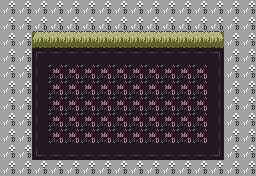

This game map was drawn from its Tiled (.tmx) file and the tilesets committed beside it. A one-line description and the full map source follow:
An orthogonal 16x11 tile map with 16x16 px tiles, 26 tile layers (Base, Attributes, Base, Attributes, ...), 4 tilesets.

<map version="1.10" tiledversion="1.11.0" orientation="orthogonal" renderorder="right-down" width="16" height="11" tilewidth="16" tileheight="16" infinite="0" nextlayerid="39" nextobjectid="1">
 <properties>
  <property name="category" value="exterior" />
  <property name="dark" type="bool" value="false" />
  <property name="exit_east" type="bool" value="true" />
  <property name="exit_north" type="bool" value="true" />
  <property name="exit_south" type="bool" value="true" />
  <property name="exit_west" type="bool" value="true" />
  <property name="room_obj_palette" value="sprite_palette_overworld" />
  <property name="room_palette" value="grassy_palette" />
 </properties>
 <tileset firstgid="1" source="../MapTiles.tsx" />
 <tileset firstgid="257" source="../DiscoFloorTiles.tsx" />
 <tileset firstgid="321" source="../Attributes.tsx" />
 <tileset firstgid="325" source="../TechnicalTiles.tsx" />
 <layer id="1" name="Base" width="16" height="11">
  <data encoding="csv">
343,343,343,343,343,343,343,343,343,343,343,343,343,343,343,343,
343,343,342,342,342,342,342,342,342,342,342,342,342,342,343,343,
343,343,177,178,178,178,178,178,178,178,178,178,178,179,343,343,
343,343,258,259,259,259,259,259,259,259,259,259,259,260,343,343,
343,343,266,326,326,326,326,326,326,326,326,326,326,268,343,343,
343,343,266,326,326,326,326,326,326,326,326,326,326,268,343,343,
343,343,266,326,326,326,326,326,326,326,326,326,326,268,343,343,
343,343,266,326,326,326,326,326,326,326,326,326,326,268,343,343,
343,343,266,326,326,326,326,326,326,326,326,326,326,268,343,343,
343,343,274,275,275,275,275,275,275,275,275,275,275,276,343,343,
343,343,343,343,343,343,343,343,343,343,343,343,343,343,343,343
</data>
 </layer>
 <layer id="2" name="Attributes" width="16" height="11" opacity="0.2">
  <data encoding="csv">
0,0,0,0,0,0,0,0,0,0,0,0,0,0,0,0,
0,0,0,0,0,0,0,0,0,0,0,0,0,0,0,0,
0,0,323,323,323,323,323,323,323,323,323,323,323,323,0,0,
0,0,0,0,0,0,0,0,0,0,0,0,0,0,0,0,
0,0,0,0,0,0,0,0,0,0,0,0,0,0,0,0,
0,0,0,0,0,0,0,0,0,0,0,0,0,0,0,0,
0,0,0,0,0,0,0,0,0,0,0,0,0,0,0,0,
0,0,0,0,0,0,0,0,0,0,0,0,0,0,0,0,
0,0,0,0,0,0,0,0,0,0,0,0,0,0,0,0,
0,0,0,0,0,0,0,0,0,0,0,0,0,0,0,0,
0,0,0,0,0,0,0,0,0,0,0,0,0,0,0,0
</data>
 </layer>
 <group id="36" name="Overlay: Interior - West" class="overlay">
  <properties>
   <property name="adjacent_challenge" type="bool" value="false" />
   <property name="adjacent_exterior" type="bool" value="false" />
   <property name="adjacent_interior" type="bool" value="true" />
   <property name="adjacent_shop" type="bool" value="false" />
   <property name="direction" value="west" />
  </properties>
  <layer id="37" name="Base" width="16" height="11">
   <data encoding="csv">
0,0,0,0,0,0,0,0,0,0,0,0,0,0,0,0,
0,0,0,0,0,0,0,0,0,0,0,0,0,0,0,0,
0,0,0,0,0,0,0,0,0,0,0,0,0,0,0,0,
0,0,0,0,0,0,0,0,0,0,0,0,0,0,0,0,
0,0,0,0,0,0,0,0,0,0,0,0,0,0,0,0,
0,0,0,0,0,0,0,0,0,0,0,0,0,0,0,0,
0,0,0,0,0,0,0,0,0,0,0,0,0,0,0,0,
0,0,0,0,0,0,0,0,0,0,0,0,0,0,0,0,
0,0,0,0,0,0,0,0,0,0,0,0,0,0,0,0,
0,0,0,0,0,0,0,0,0,0,0,0,0,0,0,0,
0,0,0,0,0,0,0,0,0,0,0,0,0,0,0,0
</data>
  </layer>
  <layer id="38" name="Attributes" width="16" height="11" opacity="0.18">
   <data encoding="csv">
0,0,0,0,0,0,0,0,0,0,0,0,0,0,0,0,
0,0,0,0,0,0,0,0,0,0,0,0,0,0,0,0,
0,0,0,0,0,0,0,0,0,0,0,0,0,0,0,0,
0,0,0,0,0,0,0,0,0,0,0,0,0,0,0,0,
0,0,0,0,0,0,0,0,0,0,0,0,0,0,0,0,
0,0,0,0,0,0,0,0,0,0,0,0,0,0,0,0,
0,0,0,0,0,0,0,0,0,0,0,0,0,0,0,0,
0,0,0,0,0,0,0,0,0,0,0,0,0,0,0,0,
0,0,0,0,0,0,0,0,0,0,0,0,0,0,0,0,
0,0,0,0,0,0,0,0,0,0,0,0,0,0,0,0,
0,0,0,0,0,0,0,0,0,0,0,0,0,0,0,0
</data>
  </layer>
 </group>
 <group id="13" name="Overlay: Exterior - West" class="overlay">
  <properties>
   <property name="adjacent_challenge" type="bool" value="false" />
   <property name="adjacent_exterior" type="bool" value="true" />
   <property name="adjacent_interior" type="bool" value="false" />
   <property name="adjacent_shop" type="bool" value="false" />
   <property name="direction" value="west" />
  </properties>
  <layer id="6" name="Base" width="16" height="11">
   <data encoding="csv">
0,0,0,0,0,0,0,0,0,0,0,0,0,0,0,0,
0,0,0,0,0,0,0,0,0,0,0,0,0,0,0,0,
0,0,0,0,0,0,0,0,0,0,0,0,0,0,0,0,
0,0,0,0,0,0,0,0,0,0,0,0,0,0,0,0,
0,0,0,0,0,0,0,0,0,0,0,0,0,0,0,0,
0,0,0,0,0,0,0,0,0,0,0,0,0,0,0,0,
0,0,0,0,0,0,0,0,0,0,0,0,0,0,0,0,
0,0,0,0,0,0,0,0,0,0,0,0,0,0,0,0,
0,0,0,0,0,0,0,0,0,0,0,0,0,0,0,0,
0,0,0,0,0,0,0,0,0,0,0,0,0,0,0,0,
0,0,0,0,0,0,0,0,0,0,0,0,0,0,0,0
</data>
  </layer>
  <layer id="14" name="Attributes" width="16" height="11" opacity="0.18">
   <data encoding="csv">
0,0,0,0,0,0,0,0,0,0,0,0,0,0,0,0,
0,0,0,0,0,0,0,0,0,0,0,0,0,0,0,0,
0,0,0,0,0,0,0,0,0,0,0,0,0,0,0,0,
0,0,0,0,0,0,0,0,0,0,0,0,0,0,0,0,
0,0,0,0,0,0,0,0,0,0,0,0,0,0,0,0,
0,0,0,0,0,0,0,0,0,0,0,0,0,0,0,0,
0,0,0,0,0,0,0,0,0,0,0,0,0,0,0,0,
0,0,0,0,0,0,0,0,0,0,0,0,0,0,0,0,
0,0,0,0,0,0,0,0,0,0,0,0,0,0,0,0,
0,0,0,0,0,0,0,0,0,0,0,0,0,0,0,0,
0,0,0,0,0,0,0,0,0,0,0,0,0,0,0,0
</data>
  </layer>
 </group>
 <group id="18" name="Overlay: Challenge - West" class="overlay">
  <properties>
   <property name="adjacent_challenge" type="bool" value="true" />
   <property name="adjacent_exterior" type="bool" value="false" />
   <property name="adjacent_interior" type="bool" value="false" />
   <property name="adjacent_shop" type="bool" value="false" />
   <property name="direction" value="west" />
  </properties>
  <layer id="25" name="Base" width="16" height="11">
   <data encoding="csv">
0,0,0,0,0,0,0,0,0,0,0,0,0,0,0,0,
0,0,0,0,0,0,0,0,0,0,0,0,0,0,0,0,
0,0,0,0,0,0,0,0,0,0,0,0,0,0,0,0,
0,0,0,0,0,0,0,0,0,0,0,0,0,0,0,0,
0,0,0,0,0,0,0,0,0,0,0,0,0,0,0,0,
0,0,0,0,0,0,0,0,0,0,0,0,0,0,0,0,
0,0,0,0,0,0,0,0,0,0,0,0,0,0,0,0,
0,0,0,0,0,0,0,0,0,0,0,0,0,0,0,0,
0,0,0,0,0,0,0,0,0,0,0,0,0,0,0,0,
0,0,0,0,0,0,0,0,0,0,0,0,0,0,0,0,
0,0,0,0,0,0,0,0,0,0,0,0,0,0,0,0
</data>
  </layer>
  <layer id="26" name="Attributes" width="16" height="11" opacity="0.14">
   <data encoding="csv">
0,0,0,0,0,0,0,0,0,0,0,0,0,0,0,0,
0,0,0,0,0,0,0,0,0,0,0,0,0,0,0,0,
0,0,0,0,0,0,0,0,0,0,0,0,0,0,0,0,
0,0,0,0,0,0,0,0,0,0,0,0,0,0,0,0,
0,0,0,0,0,0,0,0,0,0,0,0,0,0,0,0,
0,0,0,0,0,0,0,0,0,0,0,0,0,0,0,0,
0,0,0,0,0,0,0,0,0,0,0,0,0,0,0,0,
0,0,0,0,0,0,0,0,0,0,0,0,0,0,0,0,
0,0,0,0,0,0,0,0,0,0,0,0,0,0,0,0,
0,0,0,0,0,0,0,0,0,0,0,0,0,0,0,0,
0,0,0,0,0,0,0,0,0,0,0,0,0,0,0,0
</data>
  </layer>
 </group>
 <group id="33" name="Overlay: Interior - South" class="overlay">
  <properties>
   <property name="adjacent_challenge" type="bool" value="false" />
   <property name="adjacent_exterior" type="bool" value="false" />
   <property name="adjacent_interior" type="bool" value="true" />
   <property name="adjacent_shop" type="bool" value="false" />
   <property name="direction" value="south" />
  </properties>
  <layer id="34" name="Base" width="16" height="11">
   <data encoding="csv">
0,0,0,0,0,0,0,0,0,0,0,0,0,0,0,0,
0,0,0,0,0,0,0,0,0,0,0,0,0,0,0,0,
0,0,0,0,0,0,0,0,0,0,0,0,0,0,0,0,
0,0,0,0,0,0,0,0,0,0,0,0,0,0,0,0,
0,0,0,0,0,0,0,0,0,0,0,0,0,0,0,0,
0,0,0,0,0,0,0,0,0,0,0,0,0,0,0,0,
0,0,0,0,0,0,0,0,0,0,0,0,0,0,0,0,
0,0,0,0,0,0,0,0,0,0,0,0,0,0,0,0,
0,0,0,0,0,0,0,0,0,0,0,0,0,0,0,0,
0,0,0,0,0,0,0,0,0,0,0,0,0,0,0,0,
0,0,0,0,0,0,0,0,0,0,0,0,0,0,0,0
</data>
  </layer>
  <layer id="35" name="Attributes" width="16" height="11" opacity="0.13">
   <data encoding="csv">
0,0,0,0,0,0,0,0,0,0,0,0,0,0,0,0,
0,0,0,0,0,0,0,0,0,0,0,0,0,0,0,0,
0,0,0,0,0,0,0,0,0,0,0,0,0,0,0,0,
0,0,0,0,0,0,0,0,0,0,0,0,0,0,0,0,
0,0,0,0,0,0,0,0,0,0,0,0,0,0,0,0,
0,0,0,0,0,0,0,0,0,0,0,0,0,0,0,0,
0,0,0,0,0,0,0,0,0,0,0,0,0,0,0,0,
0,0,0,0,0,0,0,0,0,0,0,0,0,0,0,0,
0,0,0,0,0,0,0,0,0,0,0,0,0,0,0,0,
0,0,0,0,0,0,0,0,0,0,0,0,0,0,0,0,
0,0,0,0,0,0,0,0,0,0,0,0,0,0,0,0
</data>
  </layer>
 </group>
 <group id="11" name="Overlay: Exterior - South" class="overlay">
  <properties>
   <property name="adjacent_challenge" type="bool" value="false" />
   <property name="adjacent_exterior" type="bool" value="true" />
   <property name="adjacent_interior" type="bool" value="false" />
   <property name="adjacent_shop" type="bool" value="false" />
   <property name="direction" value="south" />
  </properties>
  <layer id="5" name="Base" width="16" height="11">
   <data encoding="csv">
0,0,0,0,0,0,0,0,0,0,0,0,0,0,0,0,
0,0,0,0,0,0,0,0,0,0,0,0,0,0,0,0,
0,0,0,0,0,0,0,0,0,0,0,0,0,0,0,0,
0,0,0,0,0,0,0,0,0,0,0,0,0,0,0,0,
0,0,0,0,0,0,0,0,0,0,0,0,0,0,0,0,
0,0,0,0,0,0,0,0,0,0,0,0,0,0,0,0,
0,0,0,0,0,0,0,0,0,0,0,0,0,0,0,0,
0,0,0,0,0,0,0,0,0,0,0,0,0,0,0,0,
0,0,0,0,0,0,0,0,0,0,0,0,0,0,0,0,
0,0,0,0,0,0,0,0,0,0,0,0,0,0,0,0,
0,0,0,0,0,0,0,0,0,0,0,0,0,0,0,0
</data>
  </layer>
  <layer id="12" name="Attributes" width="16" height="11" opacity="0.13">
   <data encoding="csv">
0,0,0,0,0,0,0,0,0,0,0,0,0,0,0,0,
0,0,0,0,0,0,0,0,0,0,0,0,0,0,0,0,
0,0,0,0,0,0,0,0,0,0,0,0,0,0,0,0,
0,0,0,0,0,0,0,0,0,0,0,0,0,0,0,0,
0,0,0,0,0,0,0,0,0,0,0,0,0,0,0,0,
0,0,0,0,0,0,0,0,0,0,0,0,0,0,0,0,
0,0,0,0,0,0,0,0,0,0,0,0,0,0,0,0,
0,0,0,0,0,0,0,0,0,0,0,0,0,0,0,0,
0,0,0,0,0,0,0,0,0,0,0,0,0,0,0,0,
0,0,0,0,0,0,0,0,0,0,0,0,0,0,0,0,
0,0,0,0,0,0,0,0,0,0,0,0,0,0,0,0
</data>
  </layer>
 </group>
 <group id="17" name="Overlay: Challenge - South" class="overlay">
  <properties>
   <property name="adjacent_challenge" type="bool" value="true" />
   <property name="adjacent_exterior" type="bool" value="false" />
   <property name="adjacent_interior" type="bool" value="false" />
   <property name="adjacent_shop" type="bool" value="false" />
   <property name="direction" value="south" />
  </properties>
  <layer id="23" name="Base" width="16" height="11">
   <data encoding="csv">
0,0,0,0,0,0,0,0,0,0,0,0,0,0,0,0,
0,0,0,0,0,0,0,0,0,0,0,0,0,0,0,0,
0,0,0,0,0,0,0,0,0,0,0,0,0,0,0,0,
0,0,0,0,0,0,0,0,0,0,0,0,0,0,0,0,
0,0,0,0,0,0,0,0,0,0,0,0,0,0,0,0,
0,0,0,0,0,0,0,0,0,0,0,0,0,0,0,0,
0,0,0,0,0,0,0,0,0,0,0,0,0,0,0,0,
0,0,0,0,0,0,0,0,0,0,0,0,0,0,0,0,
0,0,0,0,0,0,0,0,0,0,0,0,0,0,0,0,
0,0,0,0,0,0,0,0,0,0,0,0,0,0,0,0,
0,0,0,0,0,0,0,0,0,0,0,0,0,0,0,0
</data>
  </layer>
  <layer id="24" name="Attributes" width="16" height="11">
   <data encoding="csv">
0,0,0,0,0,0,0,0,0,0,0,0,0,0,0,0,
0,0,0,0,0,0,0,0,0,0,0,0,0,0,0,0,
0,0,0,0,0,0,0,0,0,0,0,0,0,0,0,0,
0,0,0,0,0,0,0,0,0,0,0,0,0,0,0,0,
0,0,0,0,0,0,0,0,0,0,0,0,0,0,0,0,
0,0,0,0,0,0,0,0,0,0,0,0,0,0,0,0,
0,0,0,0,0,0,0,0,0,0,0,0,0,0,0,0,
0,0,0,0,0,0,0,0,0,0,0,0,0,0,0,0,
0,0,0,0,0,0,0,0,0,0,0,0,0,0,0,0,
0,0,0,0,0,0,0,0,0,0,0,0,0,0,0,0,
0,0,0,0,0,0,0,0,0,0,0,0,0,0,0,0
</data>
  </layer>
 </group>
 <group id="30" name="Overlay: Interior - East" class="overlay">
  <properties>
   <property name="adjacent_challenge" type="bool" value="false" />
   <property name="adjacent_exterior" type="bool" value="false" />
   <property name="adjacent_interior" type="bool" value="true" />
   <property name="adjacent_shop" type="bool" value="false" />
   <property name="direction" value="east" />
  </properties>
  <layer id="31" name="Base" width="16" height="11">
   <data encoding="csv">
0,0,0,0,0,0,0,0,0,0,0,0,0,0,0,0,
0,0,0,0,0,0,0,0,0,0,0,0,0,0,0,0,
0,0,0,0,0,0,0,0,0,0,0,0,0,0,0,0,
0,0,0,0,0,0,0,0,0,0,0,0,0,0,0,0,
0,0,0,0,0,0,0,0,0,0,0,0,0,0,0,0,
0,0,0,0,0,0,0,0,0,0,0,0,0,0,0,0,
0,0,0,0,0,0,0,0,0,0,0,0,0,0,0,0,
0,0,0,0,0,0,0,0,0,0,0,0,0,0,0,0,
0,0,0,0,0,0,0,0,0,0,0,0,0,0,0,0,
0,0,0,0,0,0,0,0,0,0,0,0,0,0,0,0,
0,0,0,0,0,0,0,0,0,0,0,0,0,0,0,0
</data>
  </layer>
  <layer id="32" name="Attributes" width="16" height="11" opacity="0.2">
   <data encoding="csv">
0,0,0,0,0,0,0,0,0,0,0,0,0,0,0,0,
0,0,0,0,0,0,0,0,0,0,0,0,0,0,0,0,
0,0,0,0,0,0,0,0,0,0,0,0,0,0,0,0,
0,0,0,0,0,0,0,0,0,0,0,0,0,0,0,0,
0,0,0,0,0,0,0,0,0,0,0,0,0,0,0,0,
0,0,0,0,0,0,0,0,0,0,0,0,0,0,0,0,
0,0,0,0,0,0,0,0,0,0,0,0,0,0,0,0,
0,0,0,0,0,0,0,0,0,0,0,0,0,0,0,0,
0,0,0,0,0,0,0,0,0,0,0,0,0,0,0,0,
0,0,0,0,0,0,0,0,0,0,0,0,0,0,0,0,
0,0,0,0,0,0,0,0,0,0,0,0,0,0,0,0
</data>
  </layer>
 </group>
 <group id="9" name="Overlay: Exterior - East" class="overlay">
  <properties>
   <property name="adjacent_challenge" type="bool" value="false" />
   <property name="adjacent_exterior" type="bool" value="true" />
   <property name="adjacent_interior" type="bool" value="false" />
   <property name="adjacent_shop" type="bool" value="false" />
   <property name="direction" value="east" />
  </properties>
  <layer id="4" name="Base" width="16" height="11">
   <data encoding="csv">
0,0,0,0,0,0,0,0,0,0,0,0,0,0,0,0,
0,0,0,0,0,0,0,0,0,0,0,0,0,0,0,0,
0,0,0,0,0,0,0,0,0,0,0,0,0,0,0,0,
0,0,0,0,0,0,0,0,0,0,0,0,0,0,0,0,
0,0,0,0,0,0,0,0,0,0,0,0,0,0,0,0,
0,0,0,0,0,0,0,0,0,0,0,0,0,0,0,0,
0,0,0,0,0,0,0,0,0,0,0,0,0,0,0,0,
0,0,0,0,0,0,0,0,0,0,0,0,0,0,0,0,
0,0,0,0,0,0,0,0,0,0,0,0,0,0,0,0,
0,0,0,0,0,0,0,0,0,0,0,0,0,0,0,0,
0,0,0,0,0,0,0,0,0,0,0,0,0,0,0,0
</data>
  </layer>
  <layer id="10" name="Attributes" width="16" height="11" opacity="0.2">
   <data encoding="csv">
0,0,0,0,0,0,0,0,0,0,0,0,0,0,0,0,
0,0,0,0,0,0,0,0,0,0,0,0,0,0,0,0,
0,0,0,0,0,0,0,0,0,0,0,0,0,0,0,0,
0,0,0,0,0,0,0,0,0,0,0,0,0,0,0,0,
0,0,0,0,0,0,0,0,0,0,0,0,0,0,0,0,
0,0,0,0,0,0,0,0,0,0,0,0,0,0,0,0,
0,0,0,0,0,0,0,0,0,0,0,0,0,0,0,0,
0,0,0,0,0,0,0,0,0,0,0,0,0,0,0,0,
0,0,0,0,0,0,0,0,0,0,0,0,0,0,0,0,
0,0,0,0,0,0,0,0,0,0,0,0,0,0,0,0,
0,0,0,0,0,0,0,0,0,0,0,0,0,0,0,0
</data>
  </layer>
 </group>
 <group id="16" name="Overlay: Challenge - East" class="overlay">
  <properties>
   <property name="adjacent_challenge" type="bool" value="true" />
   <property name="adjacent_exterior" type="bool" value="false" />
   <property name="adjacent_interior" type="bool" value="false" />
   <property name="adjacent_shop" type="bool" value="false" />
   <property name="direction" value="east" />
  </properties>
  <layer id="21" name="Base" width="16" height="11">
   <data encoding="csv">
0,0,0,0,0,0,0,0,0,0,0,0,0,0,0,0,
0,0,0,0,0,0,0,0,0,0,0,0,0,0,0,0,
0,0,0,0,0,0,0,0,0,0,0,0,0,0,0,0,
0,0,0,0,0,0,0,0,0,0,0,0,0,0,0,0,
0,0,0,0,0,0,0,0,0,0,0,0,0,0,0,0,
0,0,0,0,0,0,0,0,0,0,0,0,0,0,0,0,
0,0,0,0,0,0,0,0,0,0,0,0,0,0,0,0,
0,0,0,0,0,0,0,0,0,0,0,0,0,0,0,0,
0,0,0,0,0,0,0,0,0,0,0,0,0,0,0,0,
0,0,0,0,0,0,0,0,0,0,0,0,0,0,0,0,
0,0,0,0,0,0,0,0,0,0,0,0,0,0,0,0
</data>
  </layer>
  <layer id="22" name="Attributes" width="16" height="11" opacity="0.2">
   <data encoding="csv">
0,0,0,0,0,0,0,0,0,0,0,0,0,0,0,0,
0,0,0,0,0,0,0,0,0,0,0,0,0,0,0,0,
0,0,0,0,0,0,0,0,0,0,0,0,0,0,0,0,
0,0,0,0,0,0,0,0,0,0,0,0,0,0,0,0,
0,0,0,0,0,0,0,0,0,0,0,0,0,0,0,0,
0,0,0,0,0,0,0,0,0,0,0,0,0,0,0,0,
0,0,0,0,0,0,0,0,0,0,0,0,0,0,0,0,
0,0,0,0,0,0,0,0,0,0,0,0,0,0,0,0,
0,0,0,0,0,0,0,0,0,0,0,0,0,0,0,0,
0,0,0,0,0,0,0,0,0,0,0,0,0,0,0,0,
0,0,0,0,0,0,0,0,0,0,0,0,0,0,0,0
</data>
  </layer>
 </group>
 <group id="27" name="Overlay: Interior - North" class="overlay">
  <properties>
   <property name="adjacent_challenge" type="bool" value="false" />
   <property name="adjacent_exterior" type="bool" value="false" />
   <property name="adjacent_interior" type="bool" value="true" />
   <property name="adjacent_shop" type="bool" value="false" />
   <property name="direction" value="north" />
  </properties>
  <layer id="28" name="Base" width="16" height="11">
   <data encoding="csv">
0,0,0,0,0,0,0,0,0,0,0,0,0,0,0,0,
0,0,0,0,0,0,0,0,0,0,0,0,0,0,0,0,
0,0,0,0,0,0,0,0,0,0,0,0,0,0,0,0,
0,0,0,0,0,0,0,0,0,0,0,0,0,0,0,0,
0,0,0,0,0,0,0,0,0,0,0,0,0,0,0,0,
0,0,0,0,0,0,0,0,0,0,0,0,0,0,0,0,
0,0,0,0,0,0,0,0,0,0,0,0,0,0,0,0,
0,0,0,0,0,0,0,0,0,0,0,0,0,0,0,0,
0,0,0,0,0,0,0,0,0,0,0,0,0,0,0,0,
0,0,0,0,0,0,0,0,0,0,0,0,0,0,0,0,
0,0,0,0,0,0,0,0,0,0,0,0,0,0,0,0
</data>
  </layer>
  <layer id="29" name="Attributes" width="16" height="11" opacity="0.24">
   <data encoding="csv">
0,0,0,0,0,0,0,0,0,0,0,0,0,0,0,0,
0,0,0,0,0,0,0,0,0,0,0,0,0,0,0,0,
0,0,0,0,0,0,0,0,0,0,0,0,0,0,0,0,
0,0,0,0,0,0,0,0,0,0,0,0,0,0,0,0,
0,0,0,0,0,0,0,0,0,0,0,0,0,0,0,0,
0,0,0,0,0,0,0,0,0,0,0,0,0,0,0,0,
0,0,0,0,0,0,0,0,0,0,0,0,0,0,0,0,
0,0,0,0,0,0,0,0,0,0,0,0,0,0,0,0,
0,0,0,0,0,0,0,0,0,0,0,0,0,0,0,0,
0,0,0,0,0,0,0,0,0,0,0,0,0,0,0,0,
0,0,0,0,0,0,0,0,0,0,0,0,0,0,0,0
</data>
  </layer>
 </group>
 <group id="7" name="Overlay: Exterior - North" class="overlay">
  <properties>
   <property name="adjacent_challenge" type="bool" value="false" />
   <property name="adjacent_exterior" type="bool" value="true" />
   <property name="adjacent_interior" type="bool" value="false" />
   <property name="adjacent_shop" type="bool" value="false" />
   <property name="direction" value="north" />
  </properties>
  <layer id="3" name="Base" width="16" height="11">
   <data encoding="csv">
0,0,0,0,0,0,0,0,0,0,0,0,0,0,0,0,
0,0,0,0,0,0,0,0,0,0,0,0,0,0,0,0,
0,0,0,0,0,0,0,0,0,0,0,0,0,0,0,0,
0,0,0,0,0,0,0,0,0,0,0,0,0,0,0,0,
0,0,0,0,0,0,0,0,0,0,0,0,0,0,0,0,
0,0,0,0,0,0,0,0,0,0,0,0,0,0,0,0,
0,0,0,0,0,0,0,0,0,0,0,0,0,0,0,0,
0,0,0,0,0,0,0,0,0,0,0,0,0,0,0,0,
0,0,0,0,0,0,0,0,0,0,0,0,0,0,0,0,
0,0,0,0,0,0,0,0,0,0,0,0,0,0,0,0,
0,0,0,0,0,0,0,0,0,0,0,0,0,0,0,0
</data>
  </layer>
  <layer id="8" name="Attributes" width="16" height="11" opacity="0.24">
   <data encoding="csv">
0,0,0,0,0,0,0,0,0,0,0,0,0,0,0,0,
0,0,0,0,0,0,0,0,0,0,0,0,0,0,0,0,
0,0,0,0,0,0,0,0,0,0,0,0,0,0,0,0,
0,0,0,0,0,0,0,0,0,0,0,0,0,0,0,0,
0,0,0,0,0,0,0,0,0,0,0,0,0,0,0,0,
0,0,0,0,0,0,0,0,0,0,0,0,0,0,0,0,
0,0,0,0,0,0,0,0,0,0,0,0,0,0,0,0,
0,0,0,0,0,0,0,0,0,0,0,0,0,0,0,0,
0,0,0,0,0,0,0,0,0,0,0,0,0,0,0,0,
0,0,0,0,0,0,0,0,0,0,0,0,0,0,0,0,
0,0,0,0,0,0,0,0,0,0,0,0,0,0,0,0
</data>
  </layer>
 </group>
 <group id="15" name="Overlay: Challenge - North" class="overlay">
  <properties>
   <property name="adjacent_challenge" type="bool" value="true" />
   <property name="adjacent_exterior" type="bool" value="false" />
   <property name="adjacent_interior" type="bool" value="false" />
   <property name="adjacent_shop" type="bool" value="false" />
   <property name="direction" value="north" />
  </properties>
  <layer id="19" name="Base" width="16" height="11">
   <data encoding="csv">
0,0,0,0,0,0,0,0,0,0,0,0,0,0,0,0,
0,0,0,0,0,0,0,0,0,0,0,0,0,0,0,0,
0,0,0,0,0,0,0,0,0,0,0,0,0,0,0,0,
0,0,0,0,0,0,0,0,0,0,0,0,0,0,0,0,
0,0,0,0,0,0,0,0,0,0,0,0,0,0,0,0,
0,0,0,0,0,0,0,0,0,0,0,0,0,0,0,0,
0,0,0,0,0,0,0,0,0,0,0,0,0,0,0,0,
0,0,0,0,0,0,0,0,0,0,0,0,0,0,0,0,
0,0,0,0,0,0,0,0,0,0,0,0,0,0,0,0,
0,0,0,0,0,0,0,0,0,0,0,0,0,0,0,0,
0,0,0,0,0,0,0,0,0,0,0,0,0,0,0,0
</data>
  </layer>
  <layer id="20" name="Attributes" width="16" height="11" opacity="0.2">
   <data encoding="csv">
0,0,0,0,0,0,0,0,0,0,0,0,0,0,0,0,
0,0,0,0,0,0,0,0,0,0,0,0,0,0,0,0,
0,0,0,0,0,0,0,0,0,0,0,0,0,0,0,0,
0,0,0,0,0,0,0,321,321,0,0,0,0,0,0,0,
0,0,0,0,0,0,0,0,0,0,0,0,0,0,0,0,
0,0,0,0,0,0,0,0,0,0,0,0,0,0,0,0,
0,0,0,0,0,0,0,0,0,0,0,0,0,0,0,0,
0,0,0,0,0,0,0,0,0,0,0,0,0,0,0,0,
0,0,0,0,0,0,0,0,0,0,0,0,0,0,0,0,
0,0,0,0,0,0,0,0,0,0,0,0,0,0,0,0,
0,0,0,0,0,0,0,0,0,0,0,0,0,0,0,0
</data>
  </layer>
 </group>
</map>
